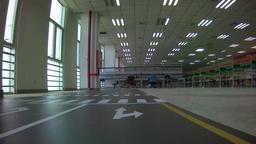
#> input picture make_ImageSet/utils_image/test.jpg, 256 x 144 px, shrunk from 1920 x 1080 before the run, given in place of test.png, which was not available
$ python hough_space.py
#> lines starting #> are read from the running program, lines starting #| are printed output that depends on the picture; pictures that were not available may be replaced by others from this repository, and a replacement may not be noted
import numpy as np
import cv2


def find_points(img):
    xy_points = np.argwhere(img > 0)
    return xy_points


def xy_hough(xy_points):
    x_mat, y_mat = np.split(xy_points.repeat(181, axis=1), 2, axis=1)
    theta = np.arange(-90, 91, 1)
    ruler_theta = np.expand_dims(theta / 180 * np.pi, axis=0)
    rho = x_mat * np.cos(ruler_theta) + y_mat * np.sin(ruler_theta)
    theta = np.expand_dims(theta, axis=0).repeat(rho.shape[0], axis=0)
    res = np.insert(theta, range(1, 182), rho, axis=1)
    res = np.concatenate(np.split(res, 181, axis=1), axis=0)
    return res  # [theta, rho]


def draw_hough(hough_points):
    # 数据偏移至正值
    bias = np.min(hough_points, axis=0)
    hough_points -= bias
    # 绘制换到霍夫空间的曲线
    hough_img = np.zeros(np.max(hough_points, axis=0)[::-1] + 1, dtype=int)
    for point in hough_points:  # 绘制霍夫空间的曲线
        hough_img[point[1], point[0]] += 1
    hough_img = cv2.normalize(hough_img, None, alpha=0, beta=255, norm_type=cv2.NORM_MINMAX).astype(np.uint8)  # 归一化
    return hough_img, bias


if __name__ == '__main__':
    test_img = cv2.imread('test.png', 0)
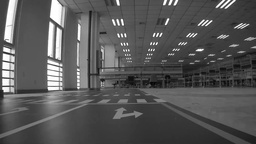
#> test_img: shape (144, 256); min 2, max 255, mean 87.2
    test_img = 255 - test_img  # 反转白底
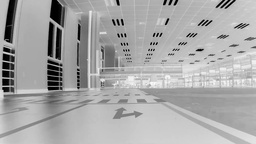
#> test_img: shape (144, 256); min 0, max 253, mean 167.8

    key_points_test = find_points(test_img)
#> in find_points, `xy_points = np.argwhere(img > 0)`: xy_points = 36557 pairs, first value 0 to 143, second value 0 to 255
#> key_points_test has the same summary as xy_points in find_points
    hough_points_test = xy_hough(key_points_test)
#> in xy_hough, `res = np.concatenate(np.split(res, 181, axis=1), axis=0)`: res = 6616817 pairs, first value -90 to 90, second value -255 to 292
#> hough_points_test has the same summary as res in xy_hough
    hough_img_test, bias_test = draw_hough(hough_points_test)
#> in draw_hough, `bias = np.min(hough_points, axis=0)`: bias = [-90, -255]
#> in draw_hough, `hough_points -= bias`: hough_points = 6616817 pairs, first value 0 to 180, second value 0 to 547
#> the loop in draw_hough, `for point in hough_points:` made 6616817 passes
#> point on passes 1 to 3: [0, 255], [0, 254], [0, 253]
#> after the loop in draw_hough, `for point in hough_points:`:
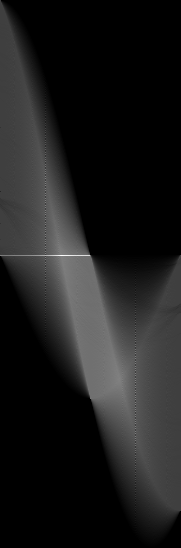
#> hough_img: shape (548, 181) int64; min 0, max 579, mean 66.7; drawn with min black and max white
#> bias_test = [-90, -255]

    cv2.imshow('hough', hough_img_test)
    cv2.waitKey()
